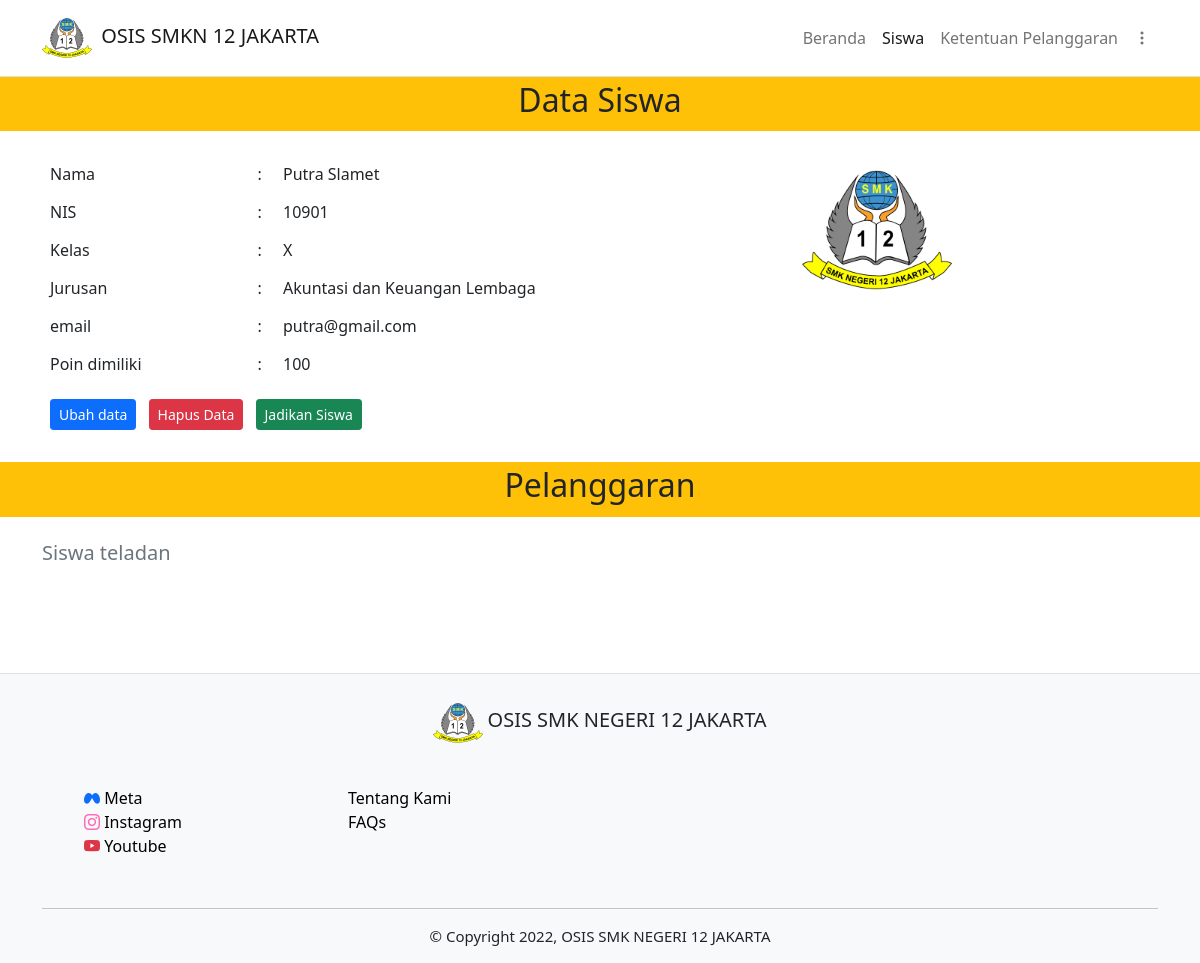
The page /php/data_siswa.php?id=1 (signed in) on the database its author committed.
### tables this page shows
CREATE TABLE `siswa` (
  `id_siswa` int(11) NOT NULL,
  `id_kelas` int(11) NOT NULL,
  `id_jurusan` int(11) NOT NULL,
  `nis` int(5) NOT NULL,
  `nama_siswa` varchar(255) NOT NULL,
  `email` varchar(255) NOT NULL,
  `jmlh_poin` int(3) NOT NULL,
  `role` varchar(5) NOT NULL,
  `foto` varchar(255) DEFAULT NULL,
  `password` varchar(255) NOT NULL,
  `created_at` timestamp NOT NULL DEFAULT current_timestamp() ON UPDATE current_timestamp()
);

CREATE TABLE `kelas` (
  `id_kelas` int(11) NOT NULL,
  `nama_kelas` varchar(255) NOT NULL
);

CREATE TABLE `jurusan` (
  `id_jurusan` int(11) NOT NULL,
  `id_kelas` int(11) NOT NULL,
  `kode_jurusan` varchar(255) NOT NULL,
  `nama_jurusan` varchar(255) NOT NULL
);

### php/functions.php (called while the page is built, shortened)
<?php
$conn = mysqli_connect("localhost", "root", "", "pelanggaran_siswa");
function query($query) {
    global $conn;
    $result = mysqli_query($conn, $query);
    $rows = [];
    while ( $row = mysqli_fetch_assoc($result)) {
        $rows[] = $row;
    }
    return $rows;
}

### php/data_siswa.php (the view, shortened to what this page needs)
<?php
if(isset($_SESSION["siswa"])) {
    $hide_siswa = "hidden";
    $link = "./data_siswa.php?id=". $_SESSION["id_siswa"];
    $username = $_SESSION["nis"];
} else {
    $hide_siswa = "";
    $link = "./../index.php";
}
include('./functions.php');
$id = $_GET["id"];
$siswa = query("SELECT `id_kelas`, `id_jurusan`, `nis`, `nama_siswa`, `email`, `jmlh_poin`, `role`,`foto` FROM siswa WHERE id_siswa = $id")[0];
$kelas = query("SELECT nama_kelas FROM kelas WHERE id_kelas =" .$siswa["id_kelas"])[0];
$jurusan = query("SELECT nama_jurusan FROM jurusan WHERE id_jurusan = " .$siswa["id_jurusan"])[0];
$pelanggaran_siswa = query("SELECT * FROM pelanggaran_siswa WHERE id_pelanggar = $id");
?>
<html lang="en">
<head>
    <link href="https://cdn.jsdelivr.net/npm/bootstrap@5.0.2/dist/css/bootstrap.min.css" rel="stylesheet">
    <link rel="stylesheet" href="https://cdn.jsdelivr.net/npm/bootstrap-icons@1.7.2/font/bootstrap-icons.css">
    <link rel="stylesheet" href="../css/siswa.css">
</head>
<body>
    <nav class="navbar navbar-expand-lg navbar-light border-bottom">
        <div class="container-lg">
            <a href="<?= $link; ?>" class="navbar-brand align-items-center ">
                <img src="./../img/logosmk12.png" style="width:50px;height:50px">
                <h5 class=" ms-1 d-inline">OSIS SMKN 12 JAKARTA</h5>
            </a>
            <div class="collapse navbar-collapse justify-content-end align-items-center" id="main-nav">
                <ul class="navbar-nav">
                    <li class="navbar-item">
                        <a href="./../index.php" class="nav-link" <?= $hide_siswa; ?>>Beranda</a>
                    </li>
                    <li class="navbar-item">
                        <a href="./siswa.php" class="nav-link active" <?= $hide_siswa; ?>>Siswa</a>
                    </li>
                    <li class="navbar-item">
                        <a href="./ktnpelanggaran.php" class="nav-link">Ketentuan Pelanggaran</a>
                    </li>
                    <li class="nav-item dropdown mt-1">
                        <a class="nav-link" href="#" id="navbarDropdown" role="button" data-bs-toggle="dropdown" aria-expanded="false">
                            <span class="d-md-none">Menu</span><i class="bi bi-three-dots-vertical"></i>
                        </a>
                    </li>
                </ul>
            </div>
        </div>
    </nav>
    <section>
        <div class="container-fluid  mb-4 bg-warning p-1">
            <h1 class="text-center fs-2">Data Siswa</h1>
        </div>
        <div class="container-lg">
            <div class="row">
                <div class="col-md-8">
                    <table border="0" class="table table-borderless fs-6">
                        <tbody>
                            <tr>
                                <td style="width: 165px;">Nama</td>
                                <td style="width: 10px;">:</td>
                                <td style="width: 400px;"><?= $siswa["nama_siswa"]; ?></td>
                            </tr>
                            <tr>
                                <td>NIS</td>
                                <td>:</td>
                                <td><?= $siswa["nis"]; ?></td>
                            </tr>
                            <tr>
                                <td>Kelas</td>
                                <td>:</td>
                                <td><?= $kelas["nama_kelas"]; ?></td>
                            </tr>
                            <tr>
                                <td>Jurusan</td>
                                <td>:</td>
                                   <td><?= $jurusan["nama_jurusan"]; ?></td>
                            </tr>
                            <tr>
                                <td>email</td>
                                <td>:</td>
                                <td><?= $siswa["email"]; ?></td>
                            </tr>
                            <tr>
                                <td>Poin dimiliki</td>
                                <td>:</td>
                                <td><?= $siswa["jmlh_poin"]; ?></td>
                            </tr>
                        </tbody>
                    </table>
                </div>
                <div class="col-md-4">
                    <?php if(!$siswa["foto"]) :?>
                    <img src="./../foto_siswa/Logo SMKN 12 JAKARTA.png" width="150" height="150" class="img-fluid d-none d-md-block" title="<?= $siswa["nama_siswa"]; ?>">
                    <?php else : ?>
                    <img src="./../foto_siswa/<?= $siswa["foto"]; ?>" width="150" height="150" class="img-fluid d-none d-md-block" title="<?= $siswa["nama_siswa"]; ?>">
                    <?php endif; ?>
                </div>
            </div>
            <div class="mb-2 ms-2">
                <a href="./ubah/ubah_siswa.php?id=<?= $id; ?>" class="btn btn-primary btn-sm" <?= $hide_siswa; ?>>Ubah data</a>
                <a href="./hapus/hapus_siswa.php?id=<?= $id; ?>" onclick="return confirm('Hapus data?')" class="btn btn-danger btn-sm ms-2" <?= $hide_siswa ?>>Hapus Data</a>
                <?php if($siswa["role"] === "siswa") : ?>
                    <a href="./ubah/ubah_role.php?role=siswa&sk=<?= $id; ?>" onclick="return confirm('Jadikan osis?')" class="btn btn-success btn-sm ms-2" <?= $hide_siswa; ?>>Jadikan OSIS</a>
                <?php else : ?>
                        <a href="./ubah/ubah_role.php?role=osis&sk=<?= $id; ?>" onclick="return confirm('Jadikan siswa?')" class="btn btn-success btn-sm ms-2" <?= $hide_siswa; ?>>Jadikan Siswa</a>
                <?php endif; ?>
            </div>
        </div>
    </section>
    <section class="mt-4">
        <div class="container-fluid  mb-4 bg-warning p-1">
            <h1 class="text-center fs-2">Pelanggaran</h1>
        </div>
        <div class="container-lg">
            <div class="row">
                <?php if($pelanggaran_siswa) :
                        foreach($pelanggaran_siswa as $plgr){
                            ?>
                        <div class="col-md-6 mb-3" style="line-height: 8px;">
                            <div class="card shadow-sm">
                                <div class="card-body">
                                    <h6 class="card-subtitle mb-2">Tanggal : <span class="fw-bold"><?= $plgr["waktu_pelanggaran"]; ?></span></h6>
                                    <p class="card-text">
                                        <p class="">Pelanggaran :</p>
                                        <ol class="ms-2" style="line-height: 20px;margin: -10px 0 8px 0">
                                            <?php
                                                $id_plgr = $plgr["id_pelanggaran"];
                                                $pelanggaran = query("SELECT det_pelanggaran FROM ket_pelanggaran WHERE id_pelanggaran in ($id_plgr)");
                                                foreach($pelanggaran as $det_plgr) :
                                            ?>
                                            <li><?= $det_plgr["det_pelanggaran"]; ?></li>
                                            <?php endforeach; ?>
                                        </ol>
                                        <p class="">Poin berkurang : <?= $plgr["poin_berkurang"]; ?></p>
                                        <?php
                                            if(strlen($plgr["id_pelapor"]) === 5) {
                                                $pelapor = mysqli_query($conn, "SELECT nama_siswa FROM siswa WHERE nis =".$plgr["id_pelapor"])->fetch_assoc()["nama_siswa"];
                                            } else {
                                                $pelapor = mysqli_query($conn, "SELECT nama_guru FROM guru_pembina WHERE nip =".$plgr["id_pelapor"])->fetch_assoc()["nama_guru"];
                                            }
                                            ?>
                                        <p class="" <?= $hide_siswa; ?>>Petugas : <?= $pelapor; ?></p>
                                    </p>
                                </div>
                            </div>
                        </div>
                    <?php } ?>
                    <?php else : ?>
                        <h5 class="text-muted">Siswa teladan</h5>
                    <?php endif; ?>
            </div>
        </div>
    </section>
    <footer class="pt-4 border-top bg-light" style="margin:100px 0 0 0;">
        <div class="container-xl">
            <div class="row justify-content-center">
                <div class="col-auto pb-2">
                    <img src="../img/logosmk12.png" style="width:50px;height:50px">
                    <h5 class="d-inline">OSIS SMK NEGERI 12 JAKARTA</h5>
                </div>
            </div>
            <div class="row" style="margin: 30px 30px 50px 30px">
                <div class="col-5 col-md-3">
                    <a href="#" class="text-decoration-none d-block">
                        <i class="bi bi-meta text-primary"></i>
                        <span class="meta">Meta</span>
                    </a>
                    <a href="#" class="text-decoration-none text-bla d-block">
                        <i class="bi bi-instagram"></i>
                        <span class="insta">Instagram</span>
                    </a>
                    <a href="#" class="text-decoration-none text-danger">
                        <i class="bi bi-youtube"></i>
                        <span class="yt">Youtube</span>
                    </a>
                </div>
                <div class="col-5 col-md-3">
                    <a href="#" class="d-block">Tentang Kami</a>
                    <a href="#" class="">FAQs</a>
                </div>
            </div>
            <hr>
            <p style="text-align:center; font-size:15px">&copy; Copyright 2022, OSIS SMK NEGERI 12 JAKARTA</p>
        </div>
    </footer>
</body>
</html>

### css/siswa.css (style rules this page uses)
html, body, section, footer { padding: 0; margin: 0; overflow-x: hidden; }
a { text-decoration: none; color: black; }
.bi-youtube { color: #dc3545; }
.bi-instagram { color: hotpink; }
.meta, .insta, .yt { color: black; }

### rows shown on the page
siswa: nama_siswa "Putra Slamet", nis "10901", email "putra@gmail.com", jmlh_poin "100"
kelas: nama_kelas "X"
jurusan: nama_jurusan "Akuntasi dan Keuangan Lembaga"
